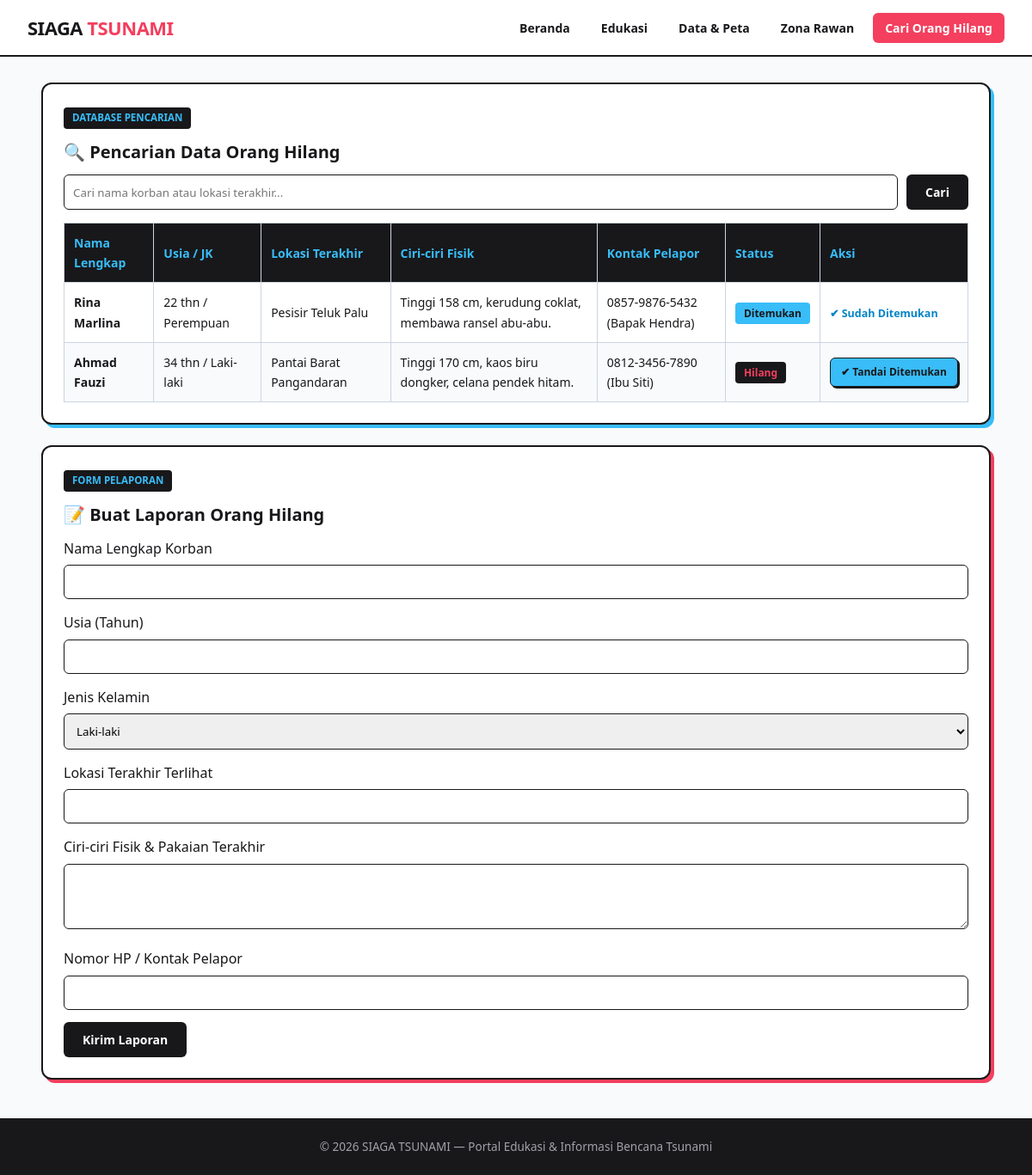
The page /orang_hilang.php on the database its author committed.
### tables this page shows
CREATE TABLE `orang_hilang` (
  `id` int(11) NOT NULL,
  `nama_lengkap` varchar(150) NOT NULL,
  `usia` int(11) NOT NULL,
  `jenis_kelamin` enum('Laki-laki','Perempuan') NOT NULL,
  `lokasi_terakhir` varchar(150) NOT NULL,
  `ciri_fisik` text NOT NULL,
  `status` enum('Hilang','Ditemukan') DEFAULT 'Hilang',
  `kontak_pelapor` varchar(50) NOT NULL
);

### orang_hilang.php (the view, shortened to what this page needs)
<?php
include 'koneksi.php';
$keyword = isset($_GET['cari']) ? mysqli_real_escape_string($conn, $_GET['cari']) : '';
$sql = "SELECT * FROM orang_hilang WHERE nama_lengkap LIKE '%$keyword%' OR lokasi_terakhir LIKE '%$keyword%' ORDER BY id DESC";
$hasil = mysqli_query($conn, $sql);
?>
<!DOCTYPE html>
<html lang="id">
<head>
    <link rel="stylesheet" href="style.css">
</head>
<body>
    <?php include 'navbar.php'; ?>
    <div class="container">
        <div class="card">
            <span class="card-badge">Database Pencarian</span>
            <h2>🔍 Pencarian Data Orang Hilang</h2>
            <form method="GET" style="display:flex; gap:10px;">
                <input type="text" name="cari" placeholder="Cari nama korban atau lokasi terakhir..." value="<?= htmlspecialchars($keyword); ?>" style="margin:0;">
                <button type="submit">Cari</button>
            </form>
            <table>
                <thead>
                    <tr>
                        <th>Nama Lengkap</th>
                        <th>Usia / JK</th>
                        <th>Lokasi Terakhir</th>
                        <th>Ciri-ciri Fisik</th>
                        <th>Kontak Pelapor</th>
                        <th>Status</th>
                        <th>Aksi</th>
                    </tr>
                </thead>
                <tbody>
                    <?php while ($row = mysqli_fetch_assoc($hasil)) : ?>
                    <tr>
                        <td><strong><?= htmlspecialchars($row['nama_lengkap']); ?></strong></td>
                        <td><?= $row['usia']; ?> thn / <?= $row['jenis_kelamin']; ?></td>
                        <td><?= htmlspecialchars($row['lokasi_terakhir']); ?></td>
                        <td><?= htmlspecialchars($row['ciri_fisik']); ?></td>
                        <td><?= htmlspecialchars($row['kontak_pelapor']); ?></td>
                        <td>
                            <span class="<?= $row['status'] == 'Hilang' ? 'badge-hilang' : 'badge-aman'; ?>">
                                <?= $row['status']; ?>
                            </span>
                        </td>
                        <td>
                            <?php if ($row['status'] == 'Hilang') : ?>
                                <a href="?ditemukan=<?= $row['id']; ?>" class="btn-aksi-temukan" onclick="return confirm('Tandai korban sudah ditemukan?')">
                                    ✔ Tandai Ditemukan
                                </a>
                            <?php else : ?>
                                <span class="teks-selesai">✔ Sudah Ditemukan</span>
                            <?php endif; ?>
                        </td>
                    </tr>
                    <?php endwhile; ?>
                </tbody>
            </table>
        </div>
        <div class="card card-pink">
            <span class="card-badge">Form Pelaporan</span>
            <h2>📝 Buat Laporan Orang Hilang</h2>
            <form method="POST">
                <label>Nama Lengkap Korban</label>
                <input type="text" name="nama_lengkap" required>
                <label>Usia (Tahun)</label>
                <input type="number" name="usia" required>
                <label>Jenis Kelamin</label>
                <select name="jenis_kelamin" required>
                    <option value="Laki-laki">Laki-laki</option>
                </select>
                <label>Lokasi Terakhir Terlihat</label>
                <input type="text" name="lokasi_terakhir" required>
                <label>Ciri-ciri Fisik & Pakaian Terakhir</label>
                <textarea name="ciri_fisik" rows="3" required></textarea>
                <label>Nomor HP / Kontak Pelapor</label>
                <input type="text" name="kontak_pelapor" required>
                <button type="submit" name="submit">Kirim Laporan</button>
            </form>
        </div>
    </div>
    <footer>&copy; 2026 SIAGA TSUNAMI — Portal Edukasi & Informasi Bencana Tsunami</footer>
</body>
</html>

### style.css (style rules this page uses)
* { box-sizing: border-box; margin: 0; padding: 0; font-family: 'Segoe UI', system-ui, -apple-system, sans-serif; }
body { background-color: #f8fafc; color: #18181b; line-height: 1.65; }
.container { width: 92%; max-width: 1140px; margin: 30px auto; }
.card { background: #ffffff; padding: 24px; border-radius: 12px; border: 2px solid #18181b; box-shadow: 4px 4px 0px #38bdf8; margin-bottom: 24px; }
.card-pink { box-shadow: 4px 4px 0px #f43f5e; }
.card-badge { display: inline-block; background: #18181b; color: #38bdf8; font-size: 11.5px; font-weight: 800; padding: 3px 10px; border-radius: 4px; margin-bottom: 10px; text-transform: uppercase; }
.card h2 { color: #18181b; margin-bottom: 10px; font-size: 20px; font-weight: 800; }
table { width: 100%; border-collapse: collapse; margin-top: 15px; font-size: 14px; }
th, td { border: 1.5px solid #cbd5e1; padding: 11px; text-align: left; }
th { background-color: #18181b; color: #38bdf8; }
tr:nth-child(even) { background-color: #f8fafc; }
input[type="text"], input[type="number"], select, textarea { width: 100%; padding: 10px; margin: 6px 0 14px; border: 1.5px solid #18181b; border-radius: 6px; }
button { background-color: #18181b; color: #ffffff; border: none; padding: 11px 22px; border-radius: 6px; cursor: pointer; font-weight: 700; font-size: 14px; }
.badge-aman { background: #38bdf8; color: #18181b; padding: 4px 10px; border-radius: 4px; font-size: 12px; font-weight: bold; }
.badge-hilang { background: #18181b; color: #f43f5e; padding: 4px 10px; border-radius: 4px; font-size: 12px; font-weight: bold; }
footer { text-align: center; padding: 22px; background: #18181b; color: #a1a1aa; margin-top: 45px; font-size: 13.5px; }

### orang_hilang.php (style rules this page uses)
.btn-aksi-temukan { display: inline-block; background: #38bdf8; color: #18181b; border: 1.5px solid #18181b; box-shadow: 2px 2px 0px #18181b; padding: 6px 12px; border-radius: 6px; font-size: 12px; font-weight: 800; text-decoration: none; white-space: nowrap; transition: 0.15s; }
.teks-selesai { color: #0284c7; font-size: 12.5px; font-weight: 700; white-space: nowrap; }

### rows shown on the page
orang_hilang: nama_lengkap "Rina Marlina", usia "22", jenis_kelamin "Perempuan", lokasi_terakhir "Pesisir Teluk Palu", ciri_fisik "Tinggi 158 cm, kerudung coklat, membawa ransel abu-abu.", kontak_pelapor "0857-9876-5432 (Bapak Hendra)", status "Ditemukan", shows "✔ Sudah Ditemukan"
orang_hilang: nama_lengkap "Ahmad Fauzi", usia "34", jenis_kelamin "Laki-laki", lokasi_terakhir "Pantai Barat Pangandaran", ciri_fisik "Tinggi 170 cm, kaos biru dongker, celana pendek hitam.", kontak_pelapor "0812-3456-7890 (Ibu Siti)", status "Hilang"
